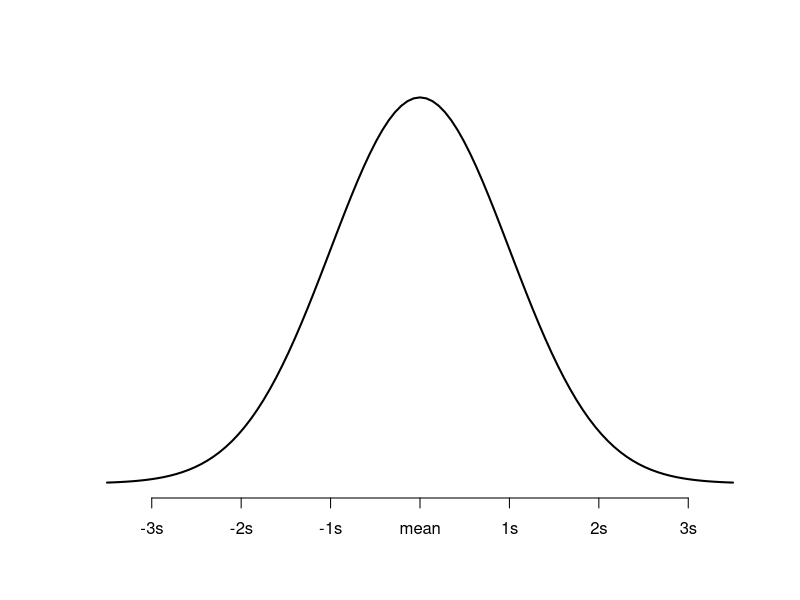
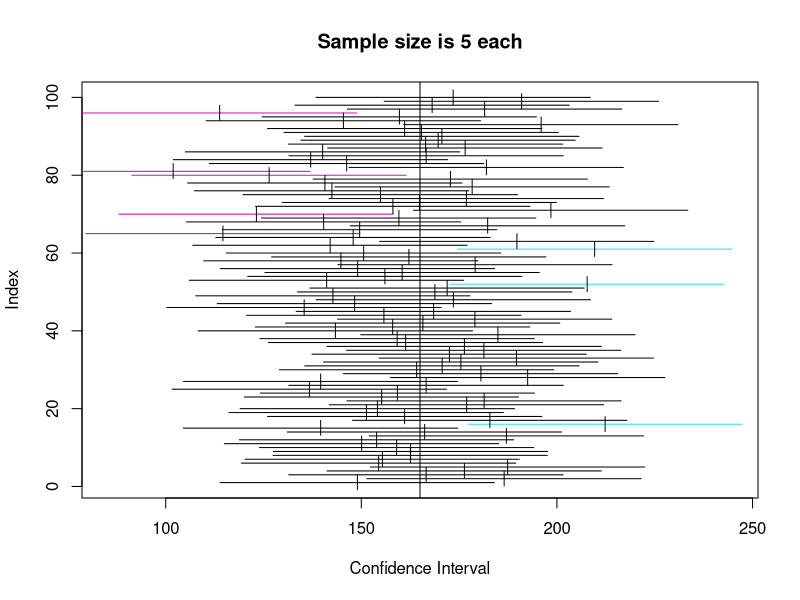
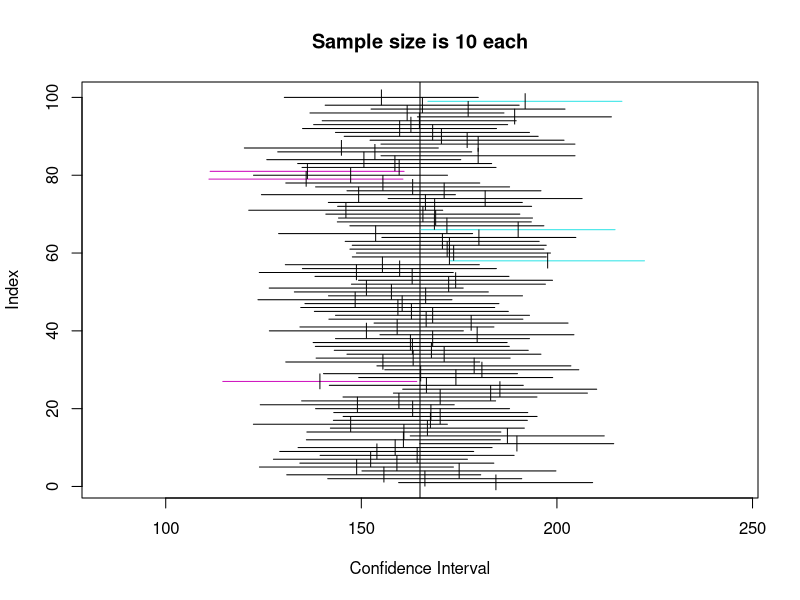
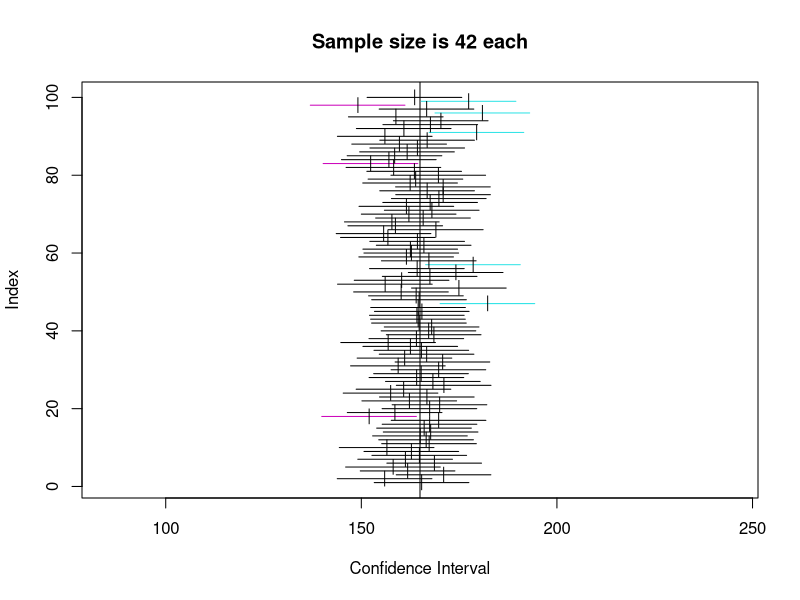
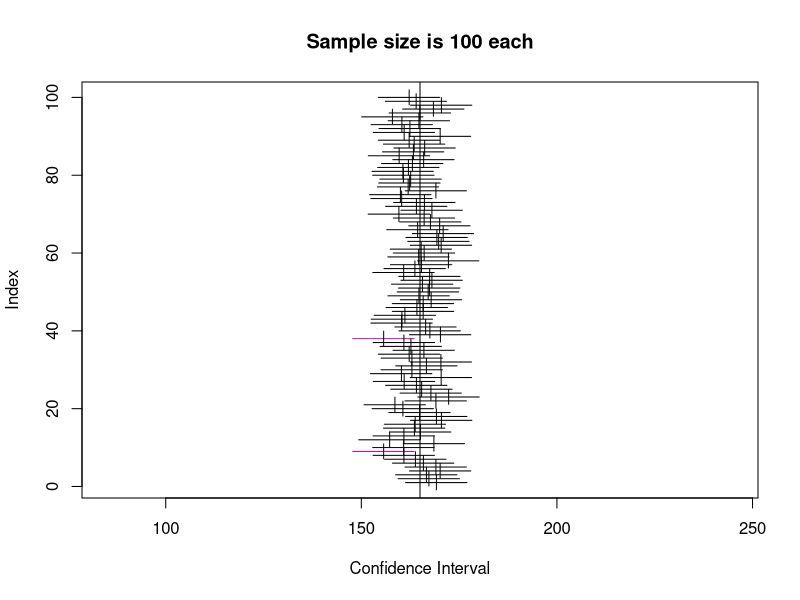

Generate these figures, in order, with R:
## ---- chunk 1
library(TeachingDemos)
library(ggplot2)

## ---- chunk 2
curve(dnorm, -3.5, 3.5, lwd=2, axes = FALSE, xlab = "", ylab = "")
axis(1, at = -3:3, labels = c("-3s", "-2s", "-1s", "mean", "1s", "2s", "3s"))
## ---- chunk 3

ci.examp <- function(mean.sim=100, sd=10, n=25, reps=50,
                     conf.level=0.95, method="z",
                     lower.conf=(1-conf.level)/2,
                     upper.conf=1-(1-conf.level)/2,
                     XLIM = 100 + 40*c(-1,1)) 
  {
data <- matrix( rnorm( n*reps, mean.sim, sd), ncol=n)
  rmeans <- rowMeans(data)
  switch(method, Z=,z={
    lower <- qnorm( lower.conf, rmeans, sd/sqrt(n))
    upper <- qnorm( upper.conf, rmeans, sd/sqrt(n))
  },
         T=,t= {
           cv.l <- qt(lower.conf, n-1)
           cv.u <- qt(upper.conf, n-1)
           rsds <- sqrt( apply(data,1,var) )/sqrt(n)

           lower <- rmeans+cv.l*rsds
           upper <- rmeans+cv.u*rsds
         },
         BOTH=, Both=, both={
           lz <- qnorm( lower.conf, rmeans, sd/sqrt(n))
           uz <- qnorm( upper.conf, rmeans, sd/sqrt(n))

           cv.l <- qt(lower.conf, n-1)
           cv.u <- qt(upper.conf, n-1)
           rsds <- sqrt( apply(data,1,var) )/sqrt(n)

           lt <- rmeans+cv.l*rsds
           ut <- rmeans+cv.u*rsds

           lower <- c(rbind(lt,lz,mean.sim))
           upper <- c(rbind(ut,uz,mean.sim))

           reps <- reps*3
           rmeans <- rep(rmeans, each=3)
           rmeans[c(F,F,T)] <- NA

         },
         stop("method must be z, t, or both") )

  if( any( upper==Inf ) ) upper <- rep( 2*mean.sim-min(lower), reps )
  if( any( lower==-Inf ) ) lower <- rep( 2*mean.sim-max(upper), reps )

  xr <- range( upper, lower )

  plot(lower,seq(1,reps), type="n",
       xlim=XLIM,       ## Changed
       xlab="Confidence Interval",
       ylab="Index",)

  ## abline( v= qnorm(c(1-upper.conf,1-lower.conf), mean.sim, sd/sqrt(n)), col=10) ## Deleted

  title(paste("Sample size is", n, "each"))     ## Changed

  colr <- ifelse( lower > mean.sim, 5, ifelse( upper < mean.sim, 6, 1) )

  abline(v=mean.sim)

  for( i in seq(1,reps) ){

    segments(lower[i], i, upper[i], i, col=colr[i])

  }

  points( rmeans, seq(along=rmeans), pch="|" )
  invisible(NULL)
}

## ---- chunk 4
## Example numbers from slide deck - imaginary WBS PhD Salaries sample was 170K, SD was 46617.4
POPULATION.MEAN <- 165
POPULATION.SD <- 40

## Repeat at different sample size including 42 from example in class
junk <- lapply(c(5,10,42,100), function(N){
    ci.examp(mean.sim   = POPULATION.MEAN,
             sd         = POPULATION.SD,
             n          = N,
             reps       = 100,
             conf.level = 0.95,
             method     = "z",
             XLIM       = POPULATION.MEAN + 2 * POPULATION.SD * c(-1, 1)
             )
})

## ---- chunk 5
